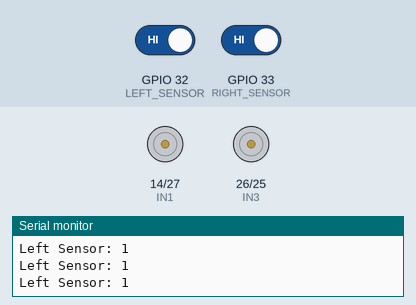
Simulated run of this sketch. Board: ESP32. Shown: motor-driver pin pairs drawn as motors (green arrow = first pin HIGH = forward, orange = second pin HIGH = backward, longer = more drive), the last lines printed to the serial monitor. The inputs (shaded band) are chosen by the test bench; at power-on: GPIO 32 (LEFT_SENSOR) HIGH, GPIO 33 (RIGHT_SENSOR) HIGH.

Above: at 1.2 s.
1.3 s: GPIO 32 (LEFT_SENSOR) driven LOW
At 2.5 s:
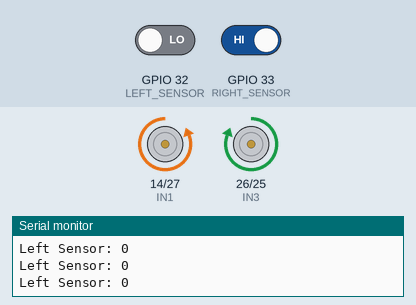
2.8 s: GPIO 33 (RIGHT_SENSOR) driven LOW
At 3.8 s:
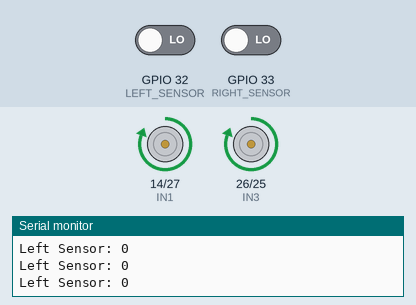
4.3 s: GPIO 32 (LEFT_SENSOR) driven HIGH
At 4.9 s:
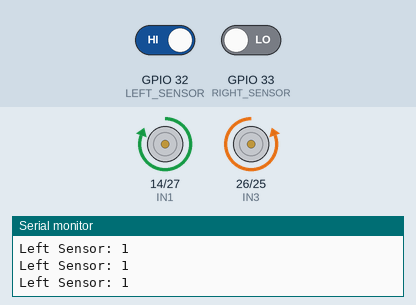
5.8 s: GPIO 33 (RIGHT_SENSOR) driven HIGH
At 7.2 s:
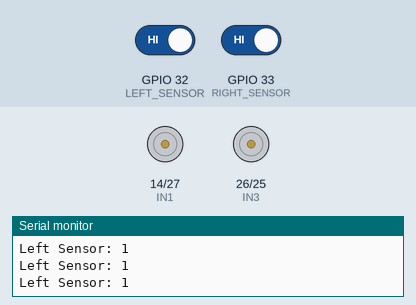
Timing chart, 0 to 8.8 s (numbered marks = the images above; inputs shaded):
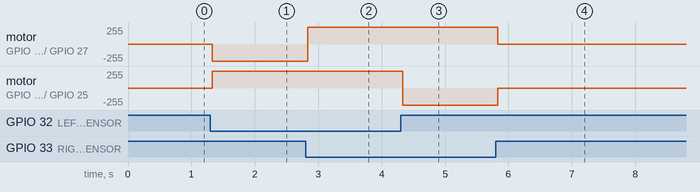

Measured:
- after the input at 1.3 s, motor on GPIO 14 (IN1) / GPIO 27 (IN2): stopped → backward 255/255 at once; motor on GPIO 26 (IN3) / GPIO 25 (IN4): stopped → forward 255/255 at once
- after the input at 2.8 s, motor on GPIO 14 (IN1) / GPIO 27 (IN2): backward 255/255 → forward 255/255 at once
- after the input at 4.3 s, motor on GPIO 26 (IN3) / GPIO 25 (IN4): forward 255/255 → backward 255/255 at once
- after the input at 5.8 s, motor on GPIO 14 (IN1) / GPIO 27 (IN2): forward 255/255 → stopped at once; motor on GPIO 26 (IN3) / GPIO 25 (IN4): backward 255/255 → stopped at once

The sketch:

Robot_5.ino
```cpp
#define IN1 14
#define IN2 27
#define IN3 26
#define IN4 25

#define LEFT_SENSOR 32
#define RIGHT_SENSOR 33

void setup() {
  pinMode(IN1, OUTPUT);
  pinMode(IN2, OUTPUT);
  pinMode(IN3, OUTPUT);
  pinMode(IN4, OUTPUT);

  pinMode(LEFT_SENSOR, INPUT);
  pinMode(RIGHT_SENSOR, INPUT);

  Serial.begin(9600);
  stopMotors();
}

void loop() {
  int leftState = digitalRead(LEFT_SENSOR);
  int rightState = digitalRead(RIGHT_SENSOR);
  Serial.print("Left Sensor: ");
  Serial.println(leftState);

  // Line-following logic
  if (leftState == LOW && rightState == LOW) {  // Both sensors on the line
    moveForward();
  } else if (leftState == HIGH && rightState == LOW) {  // Left sensor off the line, right sensor on the line
    turnRight();
  } else if (leftState == LOW && rightState == HIGH) {  // Left sensor on the line, right sensor off the line
    turnLeft();
  } else {  // Both sensors off the line
    stopMotors();
  }
}

void moveForward() {
  digitalWrite(IN1, HIGH);
  digitalWrite(IN2, LOW);
  digitalWrite(IN3, HIGH);
  digitalWrite(IN4, LOW);
}

void moveBackward() {
  digitalWrite(IN1, LOW);
  digitalWrite(IN2, HIGH);
  digitalWrite(IN3, LOW);
  digitalWrite(IN4, HIGH);
}

void turnLeft() {
  digitalWrite(IN1, LOW);
  digitalWrite(IN2, HIGH);
  digitalWrite(IN3, HIGH);
  digitalWrite(IN4, LOW);
}

void turnRight() {
  digitalWrite(IN1, HIGH);
  digitalWrite(IN2, LOW);
  digitalWrite(IN3, LOW);
  digitalWrite(IN4, HIGH);
}

void stopMotors() {
  digitalWrite(IN1, LOW);
  digitalWrite(IN2, LOW);
  digitalWrite(IN3, LOW);
  digitalWrite(IN4, LOW);
}
```
